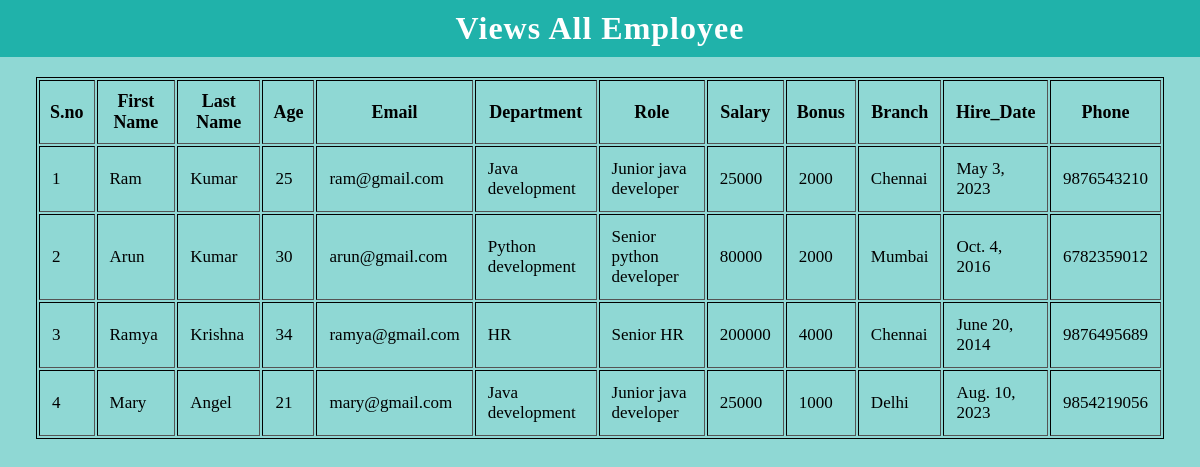
Screenshot of /viewsAllEmployee with the database file from the repository.
### company/models.py (models this page shows, shortened)
class employee(models.Model):
    First_name=models.CharField(max_length=100,default=" ")
    Last_name=models.CharField(max_length=100,default=" ")
    Age=models.IntegerField(max_length=100,default="")
    Email=models.CharField(max_length=100,default=" ")
    Dept=models.ForeignKey(Department,on_delete=models.CASCADE)
    Salary=models.IntegerField(max_length=100,default="")
    Bonus=models.IntegerField(max_length=100,default="")
    Roles=models.ForeignKey(Role,on_delete=models.CASCADE)
    Branch=models.CharField(max_length=100,default=" ")
    Hire_Date=models.DateField()
    Phone=models.IntegerField(max_length=100,default="")

class Department(models.Model):
    name=models.CharField(max_length=100,default=" ")
    def __str__(self):
        return self.name

class Role(models.Model):
    name=models.CharField(max_length=100,default=" ")
    def __str__(self):
        return self.name

### company/views.py (the view)
# urls.py: path('viewsAllEmployee',views.viewsAllEmployee,name='viewsAllEmployee'),
def viewsAllEmployee(request):
    mydata=employee.objects.all()
    if(mydata!=" "):
        return render(request,'views.html',{'datas':mydata})
    else:
        return render(request,'views.html')

### company/Templates/views.html (shortened to what this page needs)
<!DOCTYPE html>
<html lang="en">
<head>
    {% load static %}
    <link rel="stylesheet" href="{% static 'style.css'%}">
</head>
<body style="background-color: rgba(32, 178, 170,0.5);">
    <h1>Views all Employee</h1>
    {% block content %}
    <table class="table" border="2">
        <tr>
            <th>S.no</th>
            <th>First Name</th>
            <th>Last Name</th>
            <th>Age</th>
            <th>Email</th>
            <th>Department</th>
            <th>Role</th>
            <th>Salary</th>
            <th>Bonus</th>
            <th>Branch</th>
            <th>Hire_Date</th>
            <th>Phone</th>
        </tr>
        {% for data in datas %}
        <tr>
            <td>{{forloop.counter}}</td>
            <td>{{data.First_name}}</td>
            <td>{{data.Last_name}}</td>
            <td>{{data.Age}}</td>
            <td>{{data.Email}}</td>
            <td>{{data.Dept}}</td>
            <td>{{data.Roles}}</td>
            <td>{{data.Salary}}</td>
            <td>{{data.Bonus}}</td>
            <td>{{data.Branch}}</td>
            <td>{{data.Hire_Date}}</td>
            <td>{{data.Phone}}</td>
        </tr>
        {% endfor %}
    </table>
    {% endblock %}
</body>
</html>

### company/static/style.css (style rules this page uses)
* { margin:0; padding:0; box-sizing: border-box; }
body { overflow-x: hidden; }
h1 { width:100vw; background-color: lightseagreen; color:white; text-transform: capitalize; text-align: center; padding:10px 0px; letter-spacing: 1px; }
.table { border: 1px solid black; margin-top: 20px; margin-left: 3%; margin-right: 3%; }
.table th { padding:10px; font-size: 18px; font-weight: bolder; }
.table td { padding:12px; font-size: 17px; }

### rows the page displays
employee: First_name "Ram", Last_name "Kumar", Age "25", Email "ram@gmail.com", Dept "Java development", Roles "Junior java developer", Salary "25000", Bonus "2000", Branch "Chennai", Hire_Date "May 3, 2023", Phone "9876543210"
employee: First_name "Arun", Last_name "Kumar", Age "30", Email "arun@gmail.com", Dept "Python development", Roles "Senior python developer", Salary "80000", Bonus "2000", Branch "Mumbai", Hire_Date "Oct. 4, 2016", Phone "6782359012"
employee: First_name "Ramya", Last_name "Krishna", Age "34", Email "ramya@gmail.com", Dept "HR", Roles "Senior HR", Salary "200000", Bonus "4000", Branch "Chennai", Hire_Date "June 20, 2014", Phone "9876495689"
employee: First_name "Mary", Last_name "Angel", Age "21", Email "mary@gmail.com", Dept "Java development", Roles "Junior java developer", Salary "25000", Bonus "1000", Branch "Delhi", Hire_Date "Aug. 10, 2023", Phone "9854219056"
